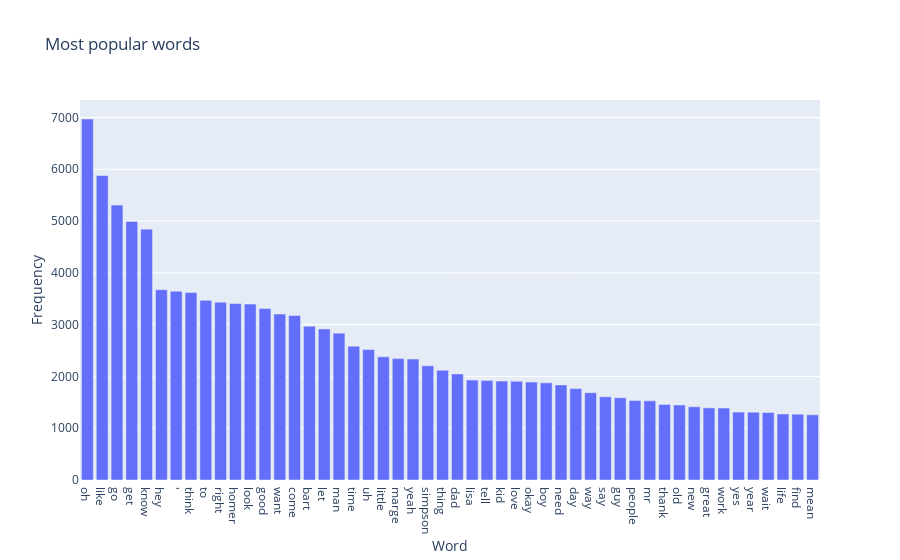

The cell this chart's notebook holds for it:
### Code cell
import operator

sorted_words = sorted(words.items(), key=operator.itemgetter(1), reverse=True)[:50]
data = [go.Bar(y=[x[1] for x in sorted_words], x=[x[0] for x in sorted_words])]

layout=go.Layout(title="Most popular words", xaxis={'title':'Word'}, yaxis={'title':'Frequency'})
figure=go.Figure(data=data, layout=layout)
    
iplot(figure, filename='most-popular-words')

### Figure 1 — Plotly figure (JSON) as saved in the notebook; plotly's stock layout.template omitted (floating-point values rounded to 4 significant figures)
{"data": [{"type": "bar", "x": ["oh", "like", "go", "get", "know", "hey", "'", "think", "to", "right", "homer", "look", "good", "want", "come", "bart", "let", "man", "time", "uh", "little", "marge", "yeah", "simpson", "thing", "dad", "lisa", "tell", "kid", "love", "okay", "boy", "need", "day", "way", "say", "guy", "people", "mr", "thank", "old", "new", "great", "work", "yes", "year", "wait", "life", "find", "mean"], "y": [6971, 5880, 5308, 4992, 4844, 3675, 3646, 3620, 3469, 3433, 3408, 3397, 3313, 3204, 3178, 2969, 2916, 2836, 2585, 2519, 2378, 2344, 2336, 2205, 2118, 2049, 1929, 1923, 1910, 1906, 1891, 1876, 1836, 1765, 1686, 1607, 1588, 1535, 1528, 1460, 1450, 1414, 1393, 1389, 1311, 1309, 1304, 1275, 1272, 1258]}], "layout": {"autosize": true, "title": {"text": "Most popular words"}, "xaxis": {"autorange": true, "range": [-0.5, 49.5], "title": {"text": "Word"}, "type": "category"}, "yaxis": {"autorange": true, "range": [0, 7338.0], "title": {"text": "Frequency"}, "type": "linear"}}}
